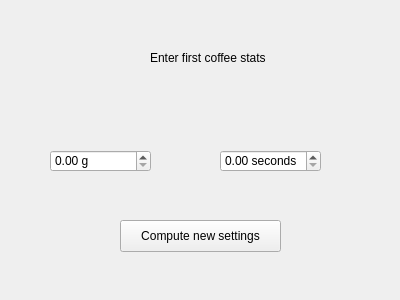
<?xml version="1.0" encoding="UTF-8"?>
<ui version="4.0">
 <class>CoffeeInput</class>
 <widget class="QWidget" name="CoffeeInput">
  <property name="geometry">
   <rect>
    <x>0</x>
    <y>0</y>
    <width>400</width>
    <height>300</height>
   </rect>
  </property>
  <property name="windowTitle">
   <string>CoffeeInput</string>
  </property>
  <widget class="QLabel" name="title">
   <property name="geometry">
    <rect>
     <x>150</x>
     <y>50</y>
     <width>141</width>
     <height>16</height>
    </rect>
   </property>
   <property name="text">
    <string>Enter first coffee stats</string>
   </property>
  </widget>
  <widget class="QPushButton" name="pushButton">
   <property name="geometry">
    <rect>
     <x>120</x>
     <y>220</y>
     <width>161</width>
     <height>32</height>
    </rect>
   </property>
   <property name="text">
    <string>Compute new settings</string>
   </property>
  </widget>
  <widget class="QDoubleSpinBox" name="inputGrindWeight">
   <property name="geometry">
    <rect>
     <x>50</x>
     <y>150</y>
     <width>101</width>
     <height>22</height>
    </rect>
   </property>
   <property name="suffix">
    <string> g</string>
   </property>
   <property name="singleStep">
    <double>0.050000000000000</double>
   </property>
  </widget>
  <widget class="QDoubleSpinBox" name="inputExtractionTime">
   <property name="geometry">
    <rect>
     <x>220</x>
     <y>150</y>
     <width>101</width>
     <height>22</height>
    </rect>
   </property>
   <property name="suffix">
    <string> seconds</string>
   </property>
   <property name="singleStep">
    <double>0.050000000000000</double>
   </property>
  </widget>
 </widget>
 <resources/>
 <connections>
  <connection>
   <sender>pushButton</sender>
   <signal>clicked()</signal>
   <receiver>CoffeeInput</receiver>
   <slot>nextPage()</slot>
   <hints>
    <hint type="sourcelabel">
     <x>191</x>
     <y>231</y>
    </hint>
    <hint type="destinationlabel">
     <x>82</x>
     <y>238</y>
    </hint>
   </hints>
  </connection>
 </connections>
 <slots>
  <slot>nextPage()</slot>
 </slots>
</ui>
